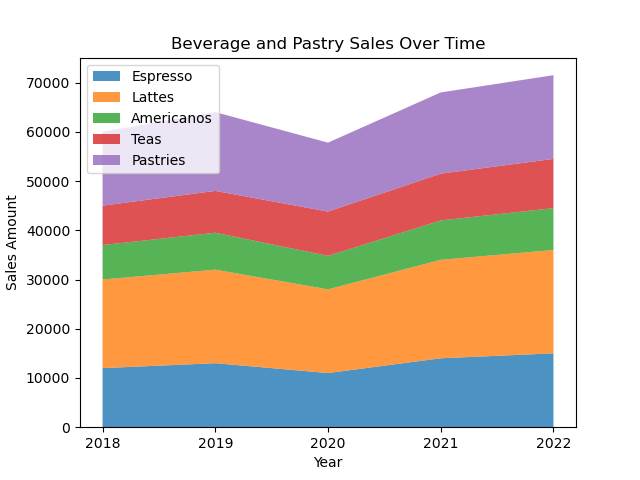

This chart was generated by the following Python code:

import matplotlib.pyplot as plt

# Provided data
data = [
    {'Year': 2018, 'Espresso': 12000, 'Lattes': 18000, 'Americanos': 7000, 'Teas': 8000, 'Pastries': 15000},
    {'Year': 2019, 'Espresso': 13000, 'Lattes': 19000, 'Americanos': 7500, 'Teas': 8500, 'Pastries': 16000},
    {'Year': 2020, 'Espresso': 11000, 'Lattes': 17000, 'Americanos': 6800, 'Teas': 9000, 'Pastries': 14000},
    {'Year': 2021, 'Espresso': 14000, 'Lattes': 20000, 'Americanos': 8000, 'Teas': 9500, 'Pastries': 16500},
    {'Year': 2022, 'Espresso': 15000, 'Lattes': 21000, 'Americanos': 8500, 'Teas': 10000, 'Pastries': 17000}
]

# Extracting individual lists for plotting
years = [item['Year'] for item in data]
espresso = [item['Espresso'] for item in data]
lattes = [item['Lattes'] for item in data]
americanos = [item['Americanos'] for item in data]
teas = [item['Teas'] for item in data]
pastries = [item['Pastries'] for item in data]

# Plotting the stacked area chart
plt.stackplot(years, espresso, lattes, americanos, teas, pastries, labels=['Espresso', 'Lattes', 'Americanos', 'Teas', 'Pastries'],
               colors=['#1f77b4', '#ff7f0e', '#2ca02c', '#d62728', '#9467bd'], alpha=0.8)

# Adding labels, title, and legend
plt.xlabel('Year')
plt.ylabel('Sales Amount')
plt.title('Beverage and Pastry Sales Over Time')
plt.legend(loc='upper left')

# Customizing ticks on the x-axis for better readability
plt.xticks(years)

# Display the plot
plt.show()
